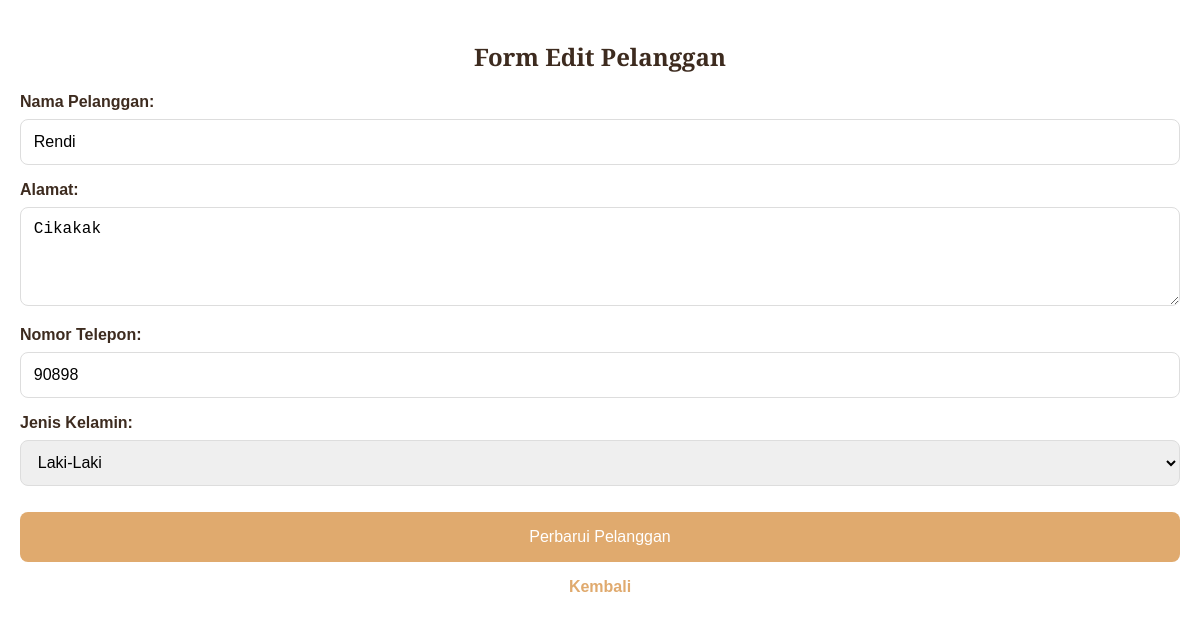
The page /admin/pelanggan/edit_pelanggan.php?id=31 on the database its author committed.
### tables this page shows
CREATE TABLE `pelanggan` (
  `PelangganID` int(10) NOT NULL,
  `NamaPelanggan` varchar(255) DEFAULT NULL,
  `Alamat` text DEFAULT NULL,
  `NomorTelepon` varchar(20) DEFAULT NULL,
  `jk` enum('Laki_Laki','Perempuan') NOT NULL
);

### admin/pelanggan/edit_pelanggan.php (the view, shortened to what this page needs)
<?php
$host     = "localhost";
$username = "root";
$password = "";
$dbname   = "kasir_reddra";
$mysqli = new mysqli($host, $username, $password, $dbname);
$pelangganID = (int)$_GET['id'];
$stmt = $mysqli->prepare("SELECT NamaPelanggan, Alamat, NomorTelepon, jk FROM pelanggan WHERE PelangganID = ?");
$stmt->bind_param("i", $pelangganID);
$stmt->execute();
$result = $stmt->get_result();
$pelanggan = $result->fetch_assoc();
?>
<!DOCTYPE html>
<html lang="id">
<head>
</head>
<body>
    <div class="content-card">
        <div class="card-header">
            <h2>Form Edit Pelanggan</h2>
        </div>
        <form action="" method="post">
            <div class="form-group">
                <label class="form-label" for="namaPelanggan">Nama Pelanggan:</label>
                <input type="text" name="namaPelanggan" id="namaPelanggan" class="form-control"
                    placeholder="Masukkan nama pelanggan" value="<?= htmlspecialchars($pelanggan['NamaPelanggan']); ?>"
                    required>
            </div>
            <div class="form-group">
                <label class="form-label" for="alamat">Alamat:</label>
                <textarea name="alamat" id="alamat" class="form-control" rows="4"
                    placeholder="Masukkan alamat pelanggan"
                    required><?= htmlspecialchars($pelanggan['Alamat']); ?></textarea>
            </div>
            <div class="form-group">
                <label class="form-label" for="nomorTelepon">Nomor Telepon:</label>
                <input type="text" name="nomorTelepon" id="nomorTelepon" class="form-control"
                    placeholder="Masukkan nomor telepon" value="<?= htmlspecialchars($pelanggan['NomorTelepon']); ?>"
                    required>
            </div>
            <div class="form-group">
                <label class="form-label" for="jk">Jenis Kelamin:</label>
                <select name="jk" id="jk" class="form-control" required>
                    <option value="Laki_Laki" <?= ($pelanggan['jk'] == 'Laki_Laki') ? 'selected' : ''; ?>>Laki-Laki
                    </option>
                </select>
            </div>
            <button type="submit" class="btn-primary" name="submit">Perbarui Pelanggan</button>
        </form>
        <a href="pelanggan.php" class="back-link">Kembali</a>
    </div>
</body>
</html>

### admin/pelanggan/edit_pelanggan.php (style rules this page uses)
body { font-family: Arial, sans-serif; background-color: #fff; margin: 0; padding: 0; }
.content-card { width: 100%; padding: 20px; box-sizing: border-box; }
.card-header h2 { text-align: center; margin-bottom: 20px; font-family: "Playfair Display", serif; color: #3D2B1F; transition: color 0.3s ease, text-shadow 0.3s ease; }
.form-group { margin-bottom: 1rem; }
.form-label { display: block; margin-bottom: 0.5rem; font-weight: 600; color: #3D2B1F; }
.form-control { width: 100%; padding: 0.8rem; border-radius: 8px; border: 1px solid #ddd; font-size: 1rem; box-sizing: border-box; }
button.btn-primary { width: 100%; padding: 1rem; border: none; border-radius: 8px; background-color: #E0AA6E; color: #fff; font-size: 1rem; cursor: pointer; margin-top: 10px; transition: background 0.3s ease; }
.back-link { display: block; text-align: center; margin-top: 1rem; color: #E0AA6E; text-decoration: none; font-weight: 600; }

### rows shown on the page
pelanggan: namaPelanggan "Rendi", alamat "Cikakak", nomorTelepon "90898", jk "Laki-Laki"
